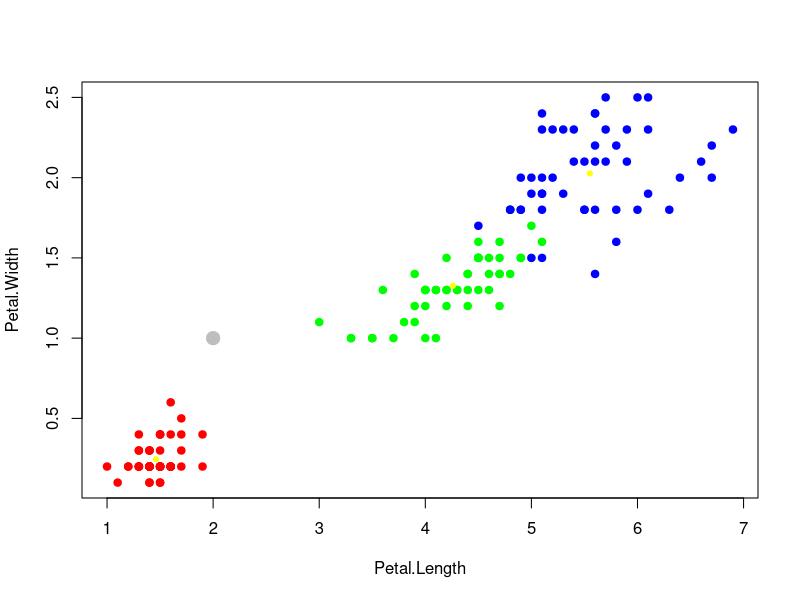

The R script that drew this image:
v <- iris[, 3:4] #берем значения из 2 столбцов матрицы 

p <- c(3, 1) #создаем вектор

avg <- function(x) #заводим новую функцию
  
{
  sum(x) / length(x) #находим 
  
}


colors <- #устанавливаем цвета
  c("setosa" = "red",
    "versicolor" = "green",
    "virginica" = "blue")
ax <- avg(iris[iris$Species == "setosa", 3]) #задаем точки

ay <- avg(iris[iris$Species == "setosa", 4])

bx <- avg(iris[iris$Species == "versicolor", 3])

by <- avg(iris[iris$Species == "versicolor", 4])

cx <- avg(iris[iris$Species == "virginica", 3])

cy <- avg(iris[iris$Species == "virginica", 4])


plot(iris[, 3:4], # Рисуем выборку
     pch = 21,
     bg = colors[iris$Species],
     col = colors[iris$Species])

points(ax, ay, pch = 20, col = "yellow")

points(bx, by, pch = 20, col = "yellow")

points(cx, cy, pch = 20, col = "yellow")

points(p, pch = 20, col = "grey", lwd = 9)

dist <- function(u, v) # Евклидово расстояние
  
{
  sqrt(sum((u - v) ^ 2))
  
}

a <- dist(c(ax, ay), p)

b <- dist(c(bx, by), p)

c <- dist(c(cx, cy), p)

min(c(a, b, c))
